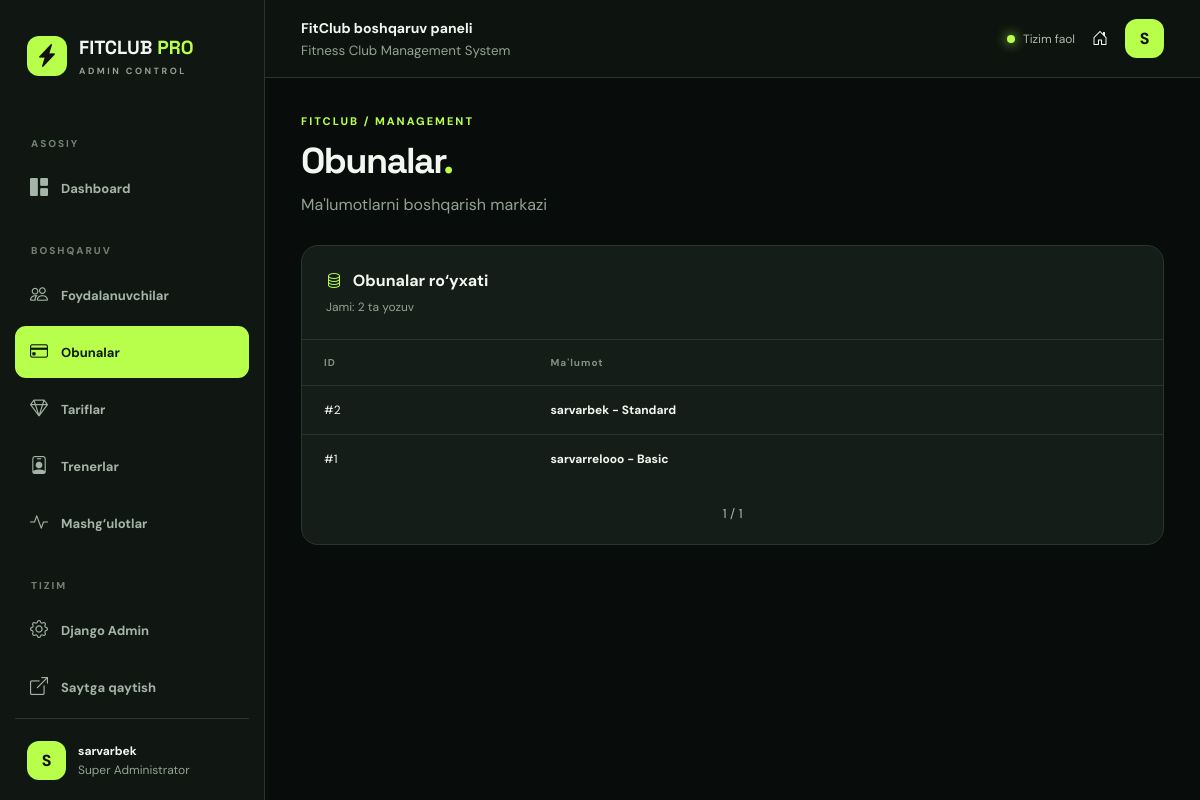
The app's page /management/subscriptions/ (signed in) with its own data.
### memberships/models.py (models this page shows, shortened)
class Subscription(models.Model):
    STATUS_CHOICES = [
        ("pending", "Kutilmoqda"),
        ("active", "Faol"),
        ("expired", "Tugagan"),
        ("cancelled", "Bekor qilingan"),
    ]
    user = models.ForeignKey(
        User,
        on_delete=models.CASCADE,
        related_name="subscriptions"
    )
    plan = models.ForeignKey(
        MembershipPlan,
        on_delete=models.PROTECT
    )
    status = models.CharField(
        max_length=20,
        choices=STATUS_CHOICES,
        default="pending"
    )
    start_date = models.DateField(
        null=True,
        blank=True
    )
    end_date = models.DateField(
        null=True,
        blank=True
    )
    created_at = models.DateTimeField(auto_now_add=True)
    class Meta:
        ordering = ["-created_at"]
        verbose_name = "Obuna"
        verbose_name_plural = "Obunalar"
    def __str__(self):
        return f"{self.user.username} - {self.plan.name}"

class MembershipPlan(models.Model):
    name = models.CharField(max_length=100)
    description = models.TextField()
    price = models.DecimalField(
        max_digits=12,
        decimal_places=0
    )
    duration_days = models.PositiveIntegerField(default=30)
    features = models.TextField(
        help_text="Har bir imkoniyatni yangi qatordan yozing"
    )
    is_popular = models.BooleanField(default=False)
    is_active = models.BooleanField(default=True)
    class Meta:
        ordering = ["price"]
        verbose_name = "Abonement tarifi"
        verbose_name_plural = "Abonement tariflari"

### management/views.py (the view)
@staff_member_required(login_url="login")
def records_list(request, section):
    config = get_section(section)
    model = config["model"]
    queryset = model.objects.all().order_by("-pk")
    search = request.GET.get("q", "").strip()[:100]
    if search and config["search"]:
        query = Q()
        for field in config["search"]:
            query |= Q(**{f"{field}__icontains": search})
        queryset = queryset.filter(query)
    paginator = Paginator(queryset, 12)
    page = paginator.get_page(request.GET.get("page"))
    return render(request, "management/records.html", {
        "section": section,
        "section_title": config["title"],
        "page": page,
        "search": search,
        "editable": config["editable"] and request.user.is_superuser,
        "has_search": bool(config["search"]),
    })

### management/views.py (called while the page is built)
def get_section(section):
    config = MANAGED_MODELS.get(section)
    if not config:
        raise Http404("Bunday bo‘lim mavjud emas.")
    return config

### templates/management/records.html (shortened to what this page needs)
{% extends "management/base.html" %}
{% block content %}
<div class="page-heading">
    <div>
        <div class="eyebrow">FITCLUB / MANAGEMENT</div>
        <h1>{{ section_title }}<span>.</span></h1>
        <p>Ma'lumotlarni boshqarish markazi</p>
    </div>
</div>
<section class="panel">
    <div class="panel-heading">
        <div>
            <h3>
                <i class="bi bi-database"></i>
                {{ section_title }} ro‘yxati
            </h3>
            <p>Jami: {{ page.paginator.count }} ta yozuv</p>
        </div>
    </div>
    <div class="table-wrap">
        <table>
            <thead>
                <tr>
                    <th>ID</th>
                    <th>Ma'lumot</th>
                </tr>
            </thead>
            <tbody>
                {% for obj in page %}
                <tr>
                    <td>#{{ obj.pk }}</td>
                    <td>
                        <strong>{{ obj }}</strong>
                    </td>
                </tr>
                {% empty %}
                <tr>
                    <td colspan="3" class="empty">
                        Hozircha ma'lumot mavjud emas.
                    </td>
                </tr>
                {% endfor %}
            </tbody>
        </table>
    </div>
    <div class="pagination">
        <span>{{ page.number }} / {{ page.paginator.num_pages }}</span>
    </div>
</section>
{% endblock %}

### templates/management/base.html (shortened to what this page needs)
{% load static %}
<!DOCTYPE html>
<html lang="uz">
<head>
    <link
        href="https://cdn.jsdelivr.net/npm/bootstrap-icons@1.11.3/font/bootstrap-icons.min.css"
        rel="stylesheet"
    >
    <link
        rel="stylesheet"
        href="{% static 'management/admin.css' %}"
    >
</head>
<body>
<div class="admin-layout">
    <aside class="sidebar" id="sidebar">
        <a href="{% url 'management:dashboard' %}" class="brand">
            <span class="brand-icon">
                <i class="bi bi-lightning-charge-fill"></i>
            </span>
            <span>
                FITCLUB <b>PRO</b>
                <small>ADMIN CONTROL</small>
            </span>
        </a>
        <div class="nav-label">ASOSIY</div>
        <a
            class="nav-link {% if request.resolver_match.url_name == 'dashboard' %}active{% endif %}"
            href="{% url 'management:dashboard' %}"
        >
            <i class="bi bi-grid-1x2-fill"></i>
            <span>Dashboard</span>
        </a>
        <div class="nav-label">BOSHQARUV</div>
        <a
            class="nav-link {% if section == 'users' %}active{% endif %}"
            href="{% url 'management:records' 'users' %}"
        >
            <i class="bi bi-people"></i>
            <span>Foydalanuvchilar</span>
        </a>
        <a
            class="nav-link {% if section == 'subscriptions' %}active{% endif %}"
            href="{% url 'management:records' 'subscriptions' %}"
        >
            <i class="bi bi-credit-card"></i>
            <span>Obunalar</span>
        </a>
        <a
            class="nav-link {% if section == 'plans' %}active{% endif %}"
            href="{% url 'management:records' 'plans' %}"
        >
            <i class="bi bi-gem"></i>
            <span>Tariflar</span>
        </a>
        <a
            class="nav-link {% if section == 'trainers' %}active{% endif %}"
            href="{% url 'management:records' 'trainers' %}"
        >
            <i class="bi bi-person-badge"></i>
            <span>Trenerlar</span>
        </a>
        <a
            class="nav-link {% if section == 'workouts' %}active{% endif %}"
            href="{% url 'management:records' 'workouts' %}"
        >
            <i class="bi bi-activity"></i>
            <span>Mashg‘ulotlar</span>
        </a>
        <div class="nav-label">TIZIM</div>
        <a
            class="nav-link"
            href="{% url 'admin:index' %}"
        >
            <i class="bi bi-gear"></i>
            <span>Django Admin</span>
        </a>
        <a
            class="nav-link"
            href="{% url 'home' %}"
        >
            <i class="bi bi-box-arrow-up-right"></i>
            <span>Saytga qaytish</span>
        </a>
        <div class="sidebar-bottom">
            <div class="avatar">
                {{ request.user.username|first|upper }}
            </div>
            <div class="admin-profile-info">
                <strong>{{ request.user.username }}</strong>
                {% if request.user.is_superuser %}
                    <small>Super Administrator</small>
                {% else %}
                    <small>Administrator</small>
                {% endif %}
            </div>
        </div>
    </aside>
    <div class="main-area">
        <header class="topbar">
            <div class="topbar-left">
                <div>
                    <strong>FitClub boshqaruv paneli</strong>
                    <small>Fitness Club Management System</small>
                </div>
            </div>
            <div class="topbar-right">
                <span class="online-indicator">
                    <span></span>
                    Tizim faol
                </span>
                <a
                    href="{% url 'home' %}"
                    class="topbar-home"
                    title="Bosh sahifa"
                    aria-label="Bosh sahifa"
                >
                    <i class="bi bi-house-door"></i>
                </a>
                <div
                    class="avatar"
                    title="{{ request.user.username }}"
                >
                    {{ request.user.username|first|upper }}
                </div>
            </div>
        </header>
        <main class="content">
            {% block content %}{% endblock %}
        </main>
    </div>
</div>
</body>
</html>

### static/management/admin.css (style rules this page uses)
:root { --bg: #080d0b; --sidebar: #101713; --card: #141d17; --card-hover: #1c2920; --border: #28362b; --green: #b8ff4c; --text: #f3f7f1; --muted: #92a293; }
* { box-sizing: border-box; }
body { margin: 0; background: var(--bg); color: var(--text); font-family: 'DM Sans', sans-serif; }
a { text-decoration: none; color: inherit; }
.admin-layout { display: flex; min-height: 100vh; }
.sidebar { width: 265px; min-width: 265px; background: var(--sidebar); border-right: 1px solid var(--border); padding: 27px 15px; position: fixed; inset: 0 auto 0 0; display: flex; flex-direction: column; z-index: 100; overflow-y: auto; }
.brand { display: flex; align-items: center; gap: 12px; padding: 8px 12px 35px; font-family: 'Space Grotesk', sans-serif; font-size: 19px; font-weight: 700; }
.brand b { color: var(--green); }
.brand small { display: block; font-family: 'DM Sans', sans-serif; font-size: 9px; letter-spacing: 2.5px; color: var(--muted); margin-top: 5px; }
.brand-icon { width: 40px; height: 40px; background: var(--green); color: #111; display: grid; place-items: center; border-radius: 12px; font-size: 23px; }
.nav-label { color: #708171; font-size: 10px; font-weight: 800; letter-spacing: 2px; padding: 25px 16px 12px; }
.nav-link { display: flex; align-items: center; gap: 13px; padding: 14px 15px; color: #a4b4a6; font-size: 13px; font-weight: 700; border-radius: 11px; margin-bottom: 5px; transition: .2s; }
.nav-link i { font-size: 18px; }
.nav-link.active { background: var(--green); color: #111a0e; }
.sidebar-bottom { margin-top: auto; border-top: 1px solid var(--border); padding: 22px 12px 0; display: flex; align-items: center; gap: 12px; }
.avatar, .small-avatar { background: var(--green); color: #111; font-weight: 800; display: grid; place-items: center; border-radius: 12px; flex-shrink: 0; }
.avatar { width: 39px; height: 39px; }
.sidebar-bottom strong, .sidebar-bottom small { display: block; font-size: 12px; }
.sidebar-bottom small { color: var(--muted); margin-top: 3px; }
.main-area { flex: 1; min-width: 0; margin-left: 265px; }
.topbar { height: 78px; border-bottom: 1px solid var(--border); background: #0d140f; display: flex; justify-content: space-between; align-items: center; padding: 0 36px; }
.topbar-left, .topbar-right { display: flex; align-items: center; gap: 17px; }
.topbar-left strong { display: block; font-size: 14px; }
.topbar-left small { display: block; color: var(--muted); margin-top: 5px; }
.online-indicator { color: #aab9ab; font-size: 12px; display: flex; align-items: center; gap: 8px; }
.online-indicator span { width: 8px; height: 8px; background: var(--green); border-radius: 50%; box-shadow: 0 0 12px var(--green); }
.content { max-width: 1600px; margin: auto; padding: 36px; }
.page-heading { display: flex; align-items: center; justify-content: space-between; gap: 20px; margin-bottom: 30px; }
.eyebrow { color: var(--green); font-size: 11px; letter-spacing: 2px; font-weight: 800; }
.page-heading h1 { font-family: 'Space Grotesk', sans-serif; font-size: clamp(28px, 3vw, 42px); letter-spacing: -1.5px; margin: 10px 0; }
.page-heading h1 span { color: var(--green); }
.page-heading p { color: var(--muted); margin: 0; }
.stat-card, .panel, .mini-stat { background: var(--card); border: 1px solid var(--border); border-radius: 17px; }
.panel { overflow: hidden; }
.panel-heading { padding: 24px; display: flex; align-items: center; justify-content: space-between; gap: 12px; }
.panel-heading h3 { margin: 0; font-size: 16px; }
.panel-heading h3 i { color: var(--green); margin-right: 7px; }
.panel-heading p { color: var(--muted); font-size: 12px; margin: 8px 0 0; }
.table-wrap { overflow-x: auto; }
table { width: 100%; border-collapse: collapse; white-space: nowrap; }
th, td { padding: 16px 22px; text-align: left; border-top: 1px solid var(--border); font-size: 12px; }
th { color: #7f9482; font-size: 10px; letter-spacing: 1px; }
.pagination { padding: 22px; display: flex; justify-content: center; align-items: center; gap: 25px; color: #a9b9ab; font-size: 13px; }

### records on screen
Subscription: pk "2", user+plan "sarvarbek - Standard"
Subscription: pk "1", user+plan "sarvarrelooo - Basic"

### other values on screen
{{ request.user.username|first|upper }} "S"
{{ request.user.username }} "sarvarbek"
{{ section_title }} "Obunalar"
{{ page.paginator.count }} "2"
{{ page.number }} "1"
{{ page.paginator.num_pages }} "1"
